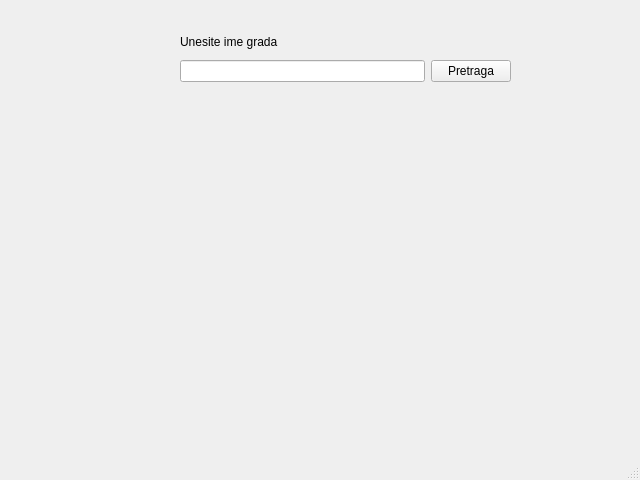
<?xml version="1.0" encoding="UTF-8"?>
<ui version="4.0">
 <class>MainWindow</class>
 <widget class="QMainWindow" name="MainWindow">
  <property name="geometry">
   <rect>
    <x>0</x>
    <y>0</y>
    <width>640</width>
    <height>480</height>
   </rect>
  </property>
  <property name="windowTitle">
   <string>MainWindow</string>
  </property>
  <widget class="QWidget" name="centralwidget">
   <widget class="QWidget" name="">
    <property name="geometry">
     <rect>
      <x>180</x>
      <y>30</y>
      <width>331</width>
      <height>52</height>
     </rect>
    </property>
    <layout class="QGridLayout" name="gridLayout">
     <item row="0" column="0">
      <widget class="QLabel" name="label">
       <property name="text">
        <string>Unesite ime grada</string>
       </property>
      </widget>
     </item>
     <item row="1" column="0">
      <widget class="QLineEdit" name="lineEdit"/>
     </item>
     <item row="1" column="1">
      <widget class="QPushButton" name="pushButton">
       <property name="text">
        <string>Pretraga</string>
       </property>
       <property name="flat">
        <bool>false</bool>
       </property>
      </widget>
     </item>
    </layout>
   </widget>
  </widget>
  <widget class="QMenuBar" name="menubar">
   <property name="geometry">
    <rect>
     <x>0</x>
     <y>0</y>
     <width>640</width>
     <height>22</height>
    </rect>
   </property>
  </widget>
  <widget class="QStatusBar" name="statusbar"/>
 </widget>
 <resources/>
 <connections/>
</ui>
